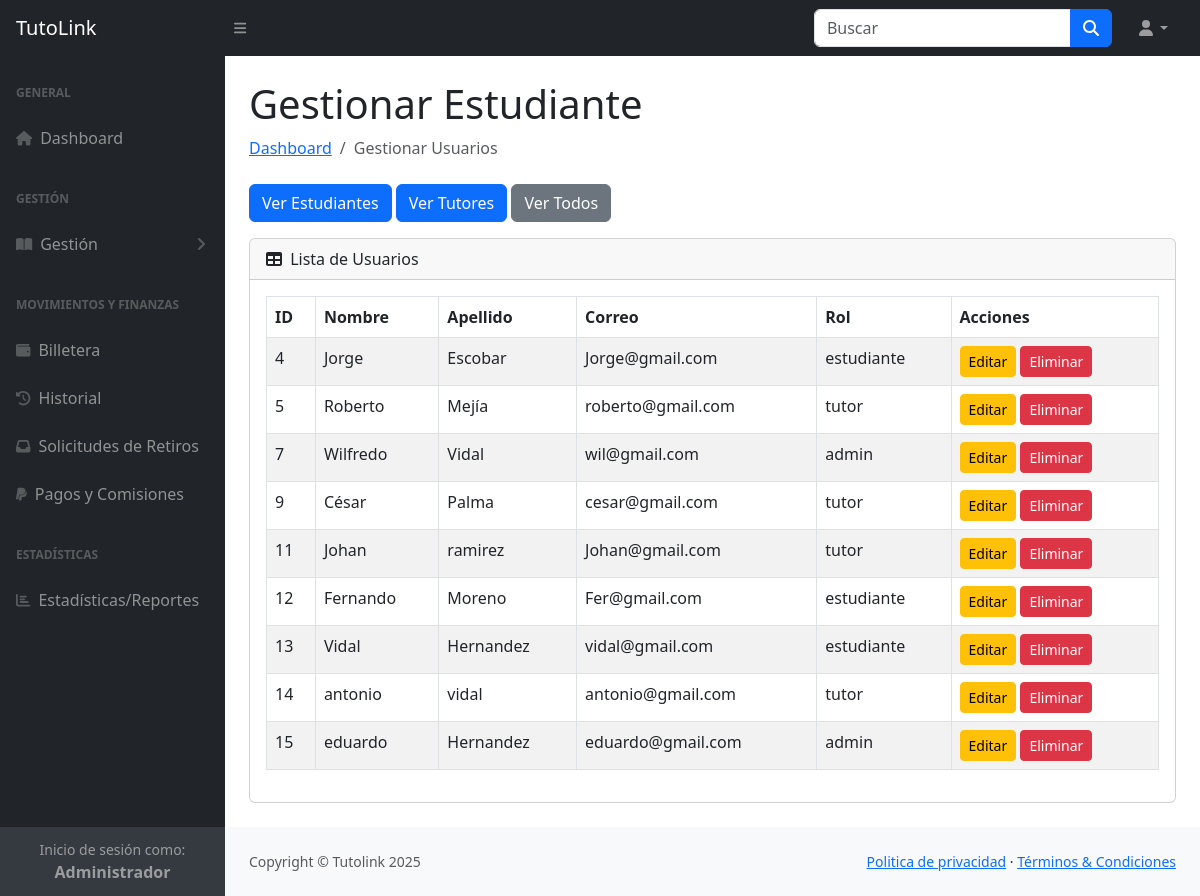
Page /Administrador/GestionarUsuarios.php (signed in) on the committed database.
### tables this page shows
CREATE TABLE `usuarios` (
  `id` int(11) NOT NULL AUTO_INCREMENT,
  `nombre` varchar(50) NOT NULL,
  `apellido` varchar(50) NOT NULL,
  `correo` varchar(100) NOT NULL,
  `telefono` varchar(20) DEFAULT NULL,
  `contrasena` varchar(255) NOT NULL,
  `rol` enum('estudiante','tutor','admin') NOT NULL,
  `perfil_imagen` varchar(255) DEFAULT NULL,
  `carrera` varchar(100) DEFAULT NULL,
  `anio_ciclo` varchar(20) DEFAULT NULL,
  `universidad_estudiante` varchar(100) DEFAULT NULL,
  `modalidad_tutor` varchar(50) DEFAULT NULL,
  `universidad_tutor` varchar(100) DEFAULT NULL,
  `descripcion` text DEFAULT NULL,
  `fecha_registro` timestamp NOT NULL DEFAULT current_timestamp(),
  PRIMARY KEY (`id`),
  UNIQUE KEY `correo` (`correo`)
);

### Administrador/GestionarUsuarios.php (the view, shortened to what this page needs)
<?php
include "../Includes/db.php";
$sql = "SELECT id, nombre, apellido, correo, rol FROM usuarios";
$parametros = [];
$sql .= " ORDER BY id ASC";
try {
    $stmt = $conn->prepare($sql);
    $stmt->execute($parametros);
    $usuarios = $stmt->fetchAll(PDO::FETCH_ASSOC);
} catch (PDOException $e) {
    die("Error en la consulta: " . $e->getMessage());
}
?>
<!DOCTYPE html>
<html lang="en">
<head>
    <link href="css/styles.css" rel="stylesheet" />
    <link href="https://cdn.jsdelivr.net/npm/bootstrap@5.3.0-alpha1/dist/css/bootstrap.min.css" rel="stylesheet">
</head>
<body>
    <?php include 'Includes/Nav.php'; ?>
    <div id="layoutSidenav">
        <div id="layoutSidenav_nav">
            <?php include 'Includes/NavIzquierdo.php'; ?>
        </div>
        <div id="layoutSidenav_content">
            <main>
                <div class="container-fluid px-4">
                    <h1 class="mt-4">Gestionar Estudiante</h1>
                    <ol class="breadcrumb mb-4">
                        <li class="breadcrumb-item"><a href="index.php">Dashboard</a></li>
                        <li class="breadcrumb-item active">Gestionar Usuarios</li>
                    </ol>
                    <div class="mb-3">
                        <a href="?rol_filtrado=estudiante" class="btn btn-primary">Ver Estudiantes</a>
                        <a href="?rol_filtrado=tutor" class="btn btn-primary">Ver Tutores</a>
                        <a href="GestionarUsuarios.php" class="btn btn-secondary">Ver Todos</a>
                    </div>
                    <div class="card mb-4">
                        <div class="card-header">
                            <i class="fas fa-table me-1"></i>
                            Lista de Usuarios
                        </div>
                        <div class="card-body">
                            <div class="table-responsive">
                                <table class="table table-bordered table-striped">
                                    <thead>
                                        <tr>
                                            <th>ID</th>
                                            <th>Nombre</th>
                                            <th>Apellido</th>
                                            <th>Correo</th>
                                            <th>Rol</th>
                                            <th>Acciones</th>
                                        </tr>
                                    </thead>
                                    <tbody>
                                        <?php foreach ($usuarios as $usuario): ?>
                                            <tr>
                                                <td><?php echo htmlspecialchars($usuario['id']); ?></td>
                                                <td><?php echo htmlspecialchars($usuario['nombre']); ?></td>
                                                <td><?php echo htmlspecialchars($usuario['apellido']); ?></td>
                                                <td><?php echo htmlspecialchars($usuario['correo']); ?></td>
                                                <td><?php echo htmlspecialchars($usuario['rol']); ?></td>
                                                <td>
                                                    <a href="#" class="btn btn-warning btn-sm editar-btn"
                                                        data-bs-toggle="modal" data-bs-target="#editarUsuarioModal"
                                                        data-id="<?php echo $usuario['id']; ?>">Editar</a>
                                                    <a href="eliminar_usuario.php?id=<?php echo $usuario['id']; ?>"
                                                        class="btn btn-danger btn-sm eliminar-btn">Eliminar</a>
                                                </td>
                                            </tr>
                                        <?php endforeach; ?>
                                    </tbody>
                                </table>
                            </div>
                        </div>
                    </div>
                </div>
            </main>
            <?php include 'Includes/Footer.php'; ?>
        </div>
    </div>
</body>
</html>

### rows in the picture
usuarios: id "4", nombre "Jorge", apellido "Escobar", correo "Jorge@gmail.com", rol "estudiante"
usuarios: id "5", nombre "Roberto", apellido "Mejía", correo "roberto@gmail.com", rol "tutor"
usuarios: id "7", nombre "Wilfredo", apellido "Vidal", correo "wil@gmail.com", rol "admin"
usuarios: id "9", nombre "César", apellido "Palma", correo "cesar@gmail.com", rol "tutor"
usuarios: id "11", nombre "Johan", apellido "ramirez", correo "Johan@gmail.com", rol "tutor"
usuarios: id "12", nombre "Fernando", apellido "Moreno", correo "Fer@gmail.com", rol "estudiante"
usuarios: id "13", nombre "Vidal", apellido "Hernandez", correo "vidal@gmail.com", rol "estudiante"
usuarios: id "14", nombre "antonio", apellido "vidal", correo "antonio@gmail.com", rol "tutor"
usuarios: id "15", nombre "eduardo", apellido "Hernandez", correo "eduardo@gmail.com", rol "admin"
